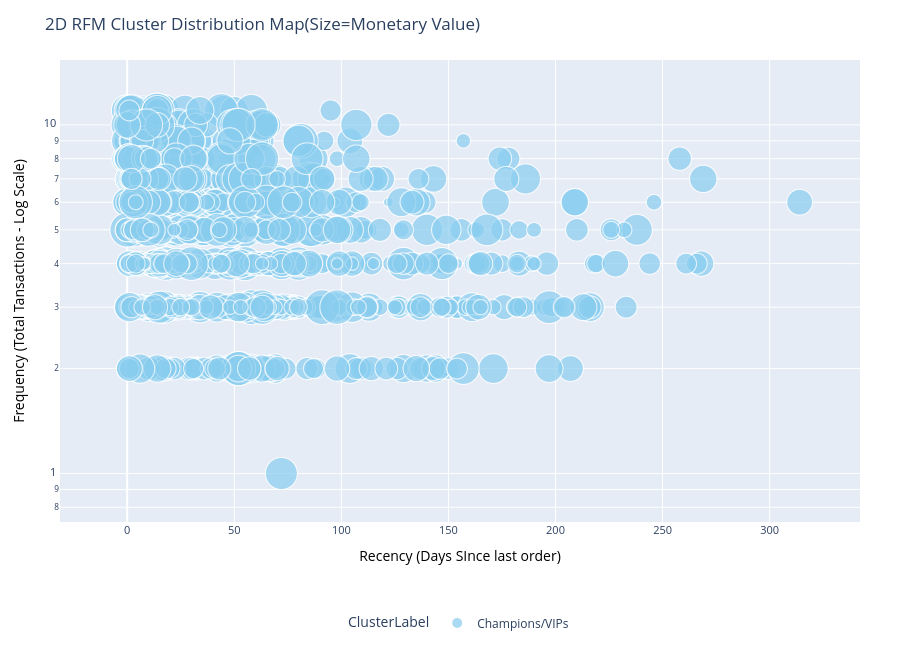

Source (notebook cell):
### Code cell
# rfm_df = filtered_df.drop_duplicates(subset=['Customer ID'])[['Customer ID', 'Recency', 'Frequency', 'MonetaryValue','ClusterLabel']].reset_index(drop=True)
import plotly.express as px
fig_bubble=px.scatter(
    ChamClus,
    x='Recency',
    y='Frequency',
    size='MonetaryValue',
    color='ClusterLabel',
    log_y=True,
    title='2D RFM Cluster Distribution Map(Size=Monetary Value)',
    size_max=35,# Prevents massive whale bubbles from cluttering screen
    color_discrete_sequence=px.colors.qualitative.Safe
)
fig_bubble.update_layout(
    height=650,
    margin=dict(l=60,r=40,b=100,t=60),
    xaxis=dict(
        title_text='Recency (Days SInce last order)',
        title_font=dict(size=14,color='black'),
        tickfont=dict(size=11)
    ),
    yaxis=dict(
        title_text='Frequency (Total Tansactions - Log Scale)',
        title_font=dict(size=14,color='black'),
        tickfont=dict(size=11)
    ),
    legend=dict(
        orientation='h',
        yanchor='bottom',
        y=-0.25,
        xanchor='center',
        x=0.5
    )
)

### Figure 1 — Plotly figure (JSON) as saved in the notebook; plotly's stock layout.template omitted (floating-point values rounded to 4 significant figures; data arrays with more than 128 entries replaced by an {"elided": "..."} marker saying what was removed)
{"data": [{"hovertemplate": "ClusterLabel=Champions/VIPs<br>Recency=%{x}<br>Frequency=%{y}<br>MonetaryValue=%{marker.size}<extra></extra>", "legendgroup": "Champions/VIPs", "marker": {"color": "rgb(136, 204, 238)", "size": {"elided": "1494 float values"}, "sizemode": "area", "sizeref": 3.038, "symbol": "circle"}, "mode": "markers", "name": "Champions/VIPs", "showlegend": true, "type": "scattergl", "x": {"elided": "1494 int values"}, "xaxis": "x", "y": {"elided": "1494 int values"}, "yaxis": "y"}], "layout": {"height": 650, "legend": {"itemsizing": "constant", "orientation": "h", "title": {"text": "ClusterLabel"}, "tracegroupgap": 0, "x": 0.5, "xanchor": "center", "y": -0.25, "yanchor": "bottom"}, "margin": {"b": 100, "l": 60, "r": 40, "t": 60}, "title": {"text": "2D RFM Cluster Distribution Map(Size=Monetary Value)"}, "xaxis": {"anchor": "y", "domain": [0, 1], "tickfont": {"size": 11}, "title": {"font": {"color": "black", "size": 14}, "text": "Recency (Days SInce last order)"}}, "yaxis": {"anchor": "x", "domain": [0, 1], "tickfont": {"size": 11}, "title": {"font": {"color": "black", "size": 14}, "text": "Frequency (Total Tansactions - Log Scale)"}, "type": "log"}}}
